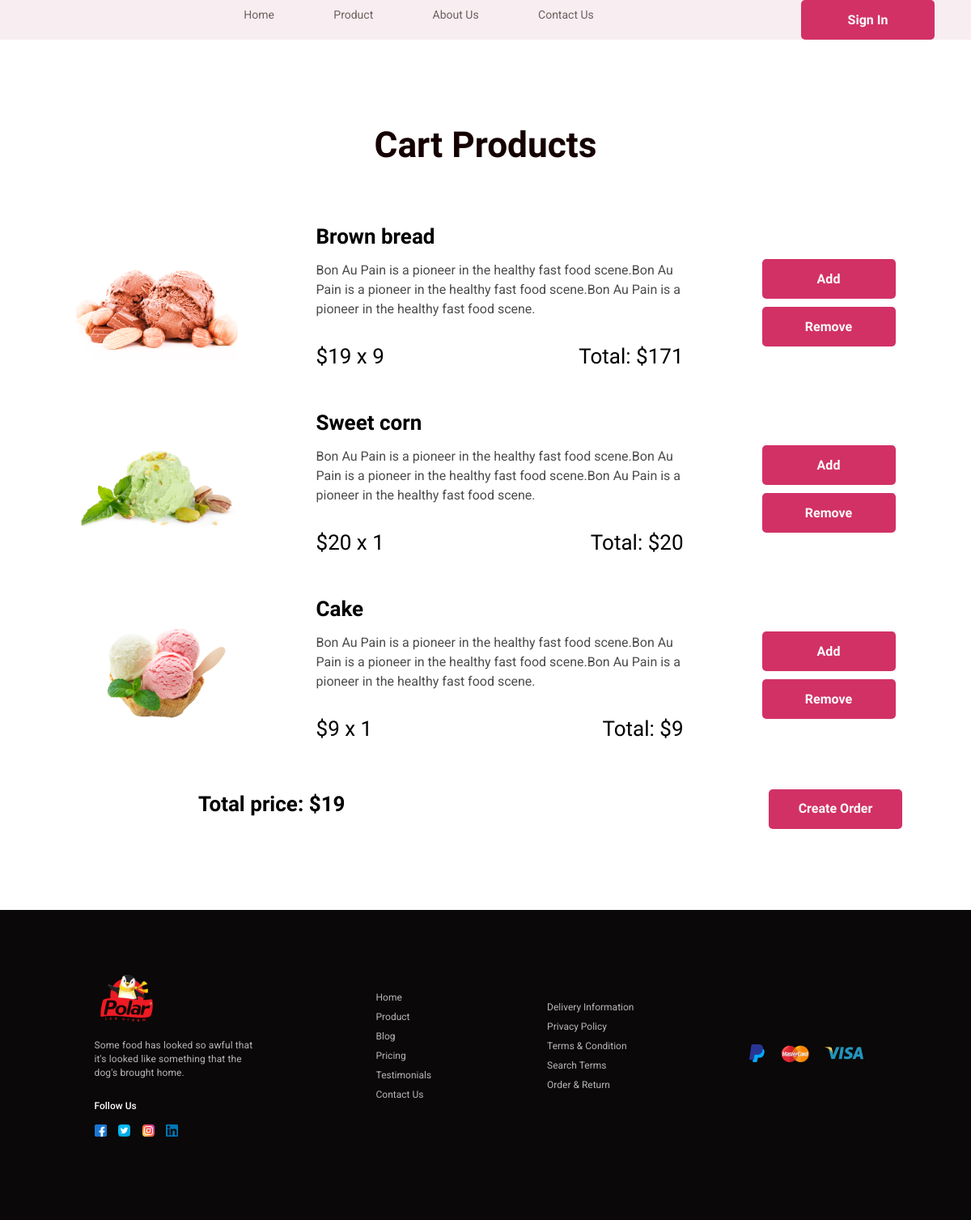
Page /cart/1/ on the committed database.
### web/models.py (models this page shows, shortened)
class CartProduct(models.Model):
    cart = models.ForeignKey(
        'Cart',
        on_delete=models.CASCADE,
    )
    product = models.ForeignKey(
        Product,
        on_delete=models.CASCADE,
    )
    quantity = models.PositiveIntegerField(
        default=1,
    )

class Product(models.Model):
    category = models.ForeignKey(
        Category,
        on_delete=models.CASCADE,
        related_name='category'
    )
    title = models.CharField(
        max_length=120,
        null=True,
        blank=True,
    )
    description = models.TextField(
        null=True,
        blank=True,
    )
    price = models.PositiveIntegerField(
        default=0,
    )
    image = models.ImageField()

class Cart(models.Model):
    user = models.ForeignKey(
        User,
        on_delete=models.CASCADE,
    )
    products = models.ManyToManyField(
        Product,
        through=CartProduct,
        related_name='products',
    )
    total_price = models.IntegerField(
        default=0,
    )

### web/views.py (the view)
# urls.py: path('cart/<int:pk>/', views.CartView.as_view(), name='cart',),
class CartView(generic.DetailView):
    model = models.Cart
    template_name = 'cart.html'

### web/templates/cart.html (shortened to what this page needs)
{% extends 'base.html' %}
{% load static %}
{% block start %}
    <section class="start start-no">
        <div class="container">
            <header class="d-flex justify-content-between align-items-center">
                <nav class="menu d-none d-sm-none d-md-block col-md-5">
                    <ul class="">
                        <li><a href="{% url 'index' %}">
                            Home
                        </a></li>
                        <li><a href="{% url 'products' %}">
                            Product
                        </a></li>
                        <li><a href="{% url 'about' %}">
                            About Us
                        </a></li>
                        <li><a href="{% url 'contacts' %}">
                            Contact Us
                        </a></li>
                    </ul>
                </nav>
                {% if request.user.is_authenticated %}
                    <a href="{% url 'cart' request.user.cart_set.last.pk %}">
                        <button class="header-btn">
                            Cart
                        </button>
                    </a>
                    <a href="{% url 'orders' %}">
                        <button class="header-btn">
                            Orders
                        </button>
                    </a>
                    <a href="{% url 'logout' %}">
                        <button class="header-btn">
                            {{ request.user.username }}, Log Out
                        </button>
                    </a>
                {% else %}
                    <a href="{% url 'login' %}">
                        <button class="header-btn">
                            Sign In
                        </button>
                    </a>
                {% endif %}
        </header>
        </div>
    </section>
{% endblock %}
{% block main %}
    <section class="product">
        <div class="container">
            <h3 class="product-title">
                Cart Products
            </h3>
            <div class="product-box">
            {% if cart.products.count == 0 %}
                <h3 class="product-title">
                    You have not products yet
                </h3>
            {% else %}
                {% for cart_product in cart.cartproduct_set.all %}
                    <div class="product-card d-flex justify-content-around flex-wrap align-items-center" style="margin-top: 30px;">
                        <div class="product-left">
                            <img style="width: 200px;" src="{{ cart_product.product.image.url }}" alt="">
                        </div>
                        <div class="product-right">
                            <h3 class="product-card__name">{{ cart_product.product.title }}</h3>
                            <p class="product-card__text">{{ cart_product.product.description }}</p>
                            <h3 class="product-card__price" style="justify-content: space-between;display: flex;">
                                ${{ cart_product.product.price }} x {{ cart_product.quantity }}
                                <span style=""> Total: ${% widthratio cart_product.product.price 1 cart_product.quantity %}</span>
                            </h3>
                        </div>
                        <div style="display: flex; flex-direction: column">
                            <a href="{% url 'add-to-cart' %}?product={{ cart_product.product.pk }}&from=cart,{{ cart.pk }}">
                                <button class="header-btn">Add</button>
                            </a>
                            <a href="{% url 'remove-from-cart' %}?product={{ cart_product.product.pk }}&from=cart,{{ cart.pk }}" style="margin-top: 10px;">
                                <button class="header-btn">Remove</button>
                            </a>
                        </div>
                    </div>
                {% endfor %}
                <div style="display: flex; justify-content: space-between;margin-left: 200px; margin-top: 40px;padding-right: 40px">
                    <h3 class="product-card__name" style="">
                        Total price: ${{ cart.total_price }}
                    </h3>
                    <a href="{% url 'create-order' %}">
                        <button class="header-btn">Create Order</button>
                    </a>
                </div>
            {% endif %}
            </div>
        </div>
    </section>
{% endblock %}

### web/static/css/style.css (style rules this page uses)
* { padding: 0;margin: 0; }
a { text-decoration: none; }
div { box-sizing: border-box; }
.container { max-width: 1125px; margin: auto; }
.start { background: #F8EDF0; height: 100vh; position: relative; }
.menu ul { list-style-type: none; display: flex; justify-content: space-between; }
.menu a { font-family: Roboto; font-style: normal; font-weight: normal; font-size: 14px; line-height: 16px; color: #150101; opacity: 0.6; }
.header-btn, .start-btn, .sugar-btn, .product-card__btn { width: 165px; height: 49px; background: #D23166; border-radius: 5px; border: none; font-family: Hind Madurai; font-style: normal; font-weight: bold; font-size: 16px; line-height: 22px; color: #FAFAFA; }
.start-no { height: initial; }
.product { padding-top: 100px; padding-bottom: 100px; }
.product-title { font-family: Hind Madurai; font-style: normal; font-weight: 600; font-size: 44.2px; line-height: 61px; color: #150101; text-align: center; margin-bottom: 64px; }
.product-card__name { font-family: Hind Madurai; font-style: normal; font-weight: bold; font-size: 26px; line-height: 36px; color: #000000; }
.product-card__text { font-family: Roboto; font-style: normal; font-weight: normal; font-size: 16px; line-height: 24px; color: #000000; opacity: 0.7; margin-top: 12px; margin-bottom: 28px; }
.product-card__price { font-family: Hind Madurai; font-style: normal; font-weight: 500; font-size: 26px; line-height: 36px; color: #000000; margin-bottom: 16px; }
.product-right { max-width: 454px; }

### rows in the picture
CartProduct: product.image (picture), product "Brown bread", product.description "Bon Au Pain is a pioneer in the healthy fast food scene.Bon Au Pain is a pioneer in the healthy fast food scene.Bon Au Pain is a pioneer in the healthy fast food scene.", product.price "19", quantity "9", product+quantity "171"
CartProduct: product.image (picture), product "Sweet corn", product.description "Bon Au Pain is a pioneer in the healthy fast food scene.Bon Au Pain is a pioneer in the healthy fast food scene.Bon Au Pain is a pioneer in the healthy fast food scene.", product.price "20", quantity "1", product+quantity "20"
CartProduct: product.image (picture), product "Cake", product.description "Bon Au Pain is a pioneer in the healthy fast food scene.Bon Au Pain is a pioneer in the healthy fast food scene.Bon Au Pain is a pioneer in the healthy fast food scene.", product.price "9", quantity "1", product+quantity "9"
Cart: total_price "19"
